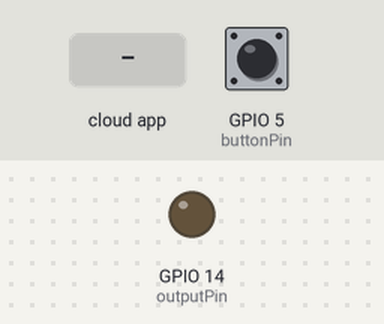
The sketch below on a simulated ESP8266 (NodeMCU). Parts: output pins drawn as LEDs (lit = HIGH). Inputs (shaded band) come from the test bench; at power-on: GPIO 5 (buttonPin) HIGH. WiFi joins after 1.5 s; servers stay silent unless stated; what the sketch prints to the serial monitor is not drawn.

Above: at 2.7 s.
2.8 s: GPIO 5 (buttonPin) pulled LOW for 0.15 s
At 2.87 s:
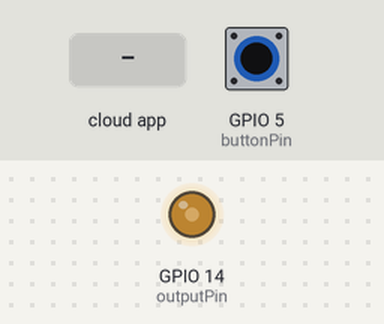
4.4 s: the phone or cloud app sets XXXXXXXXXXxxxxxxxxxxxxxx to 1
At 5.6 s:
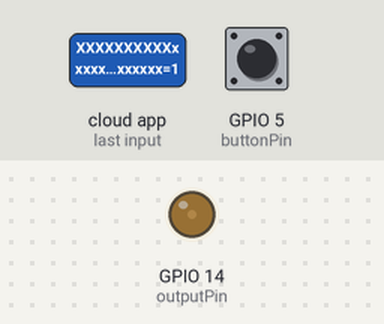
5.9 s: the phone or cloud app sets XXXXXXXXXXxxxxxxxxxxxxxx to 0
At 7.0 s:
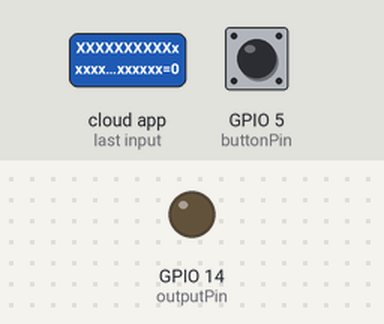
7.4 s: GPIO 5 (buttonPin) pulled LOW for 3.2 s
At 8.2 s:
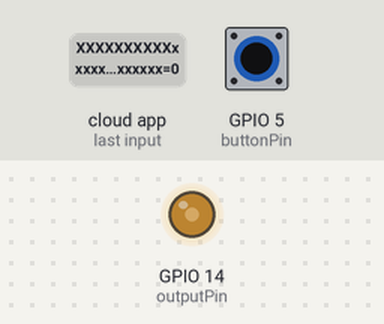
Timing chart, 0 to 12.1 s (numbered marks = the images above; inputs shaded):
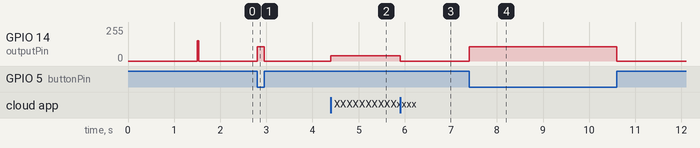

The sketch:

Alexa-DC-Dimmer.ino
```cpp
#include <RBDdimmer.h>

/*
 * If you encounter any issues:
 * - check the readme.md at https://github.com/sinricpro/esp8266-esp32-sdk/blob/master/README.md
 * - ensure all dependent libraries are installed
 *   - see https://github.com/sinricpro/esp8266-esp32-sdk/blob/master/README.md#arduinoide
 *   - see https://github.com/sinricpro/esp8266-esp32-sdk/blob/master/README.md#dependencies
 * - open serial monitor and check whats happening
 * - check full user documentation at https://sinricpro.github.io/esp8266-esp32-sdk
 * - visit https://github.com/sinricpro/esp8266-esp32-sdk/issues and check for existing issues or open a new one
 */

// Uncomment the following line to enable serial debug output
//#define ENABLE_DEBUG

#ifdef ENABLE_DEBUG
       #define DEBUG_ESP_PORT Serial
       #define NODEBUG_WEBSOCKETS
       #define NDEBUG
#endif

#include <Arduino.h>
#ifdef ESP8266
       #include <ESP8266WiFi.h>
#endif
#ifdef ESP32
       #include <WiFi.h>
#endif

#include "SinricPro.h"
#include "SinricProDimSwitch.h"

 /*   |**************************************IMPORTANT******************************************|
  *   |                                                                                         |
  *   |                             LIBRARY NODEMCU VERSION 2.5.0                               |
  *   |                                                                                         |
  *   |*****************************************************************************************|
  *
  */


//----------------------------------------------------------CHANGABLE-------------------------------------------------------------------------------------------
#define outputPin         14      //D5 on NodeMCU
#define zerocross         12      //D6 on NodeMCU  // for boards with CHANGEBLE input pins
#define buttonPin         5       //D1 on NodeMCU

const int maxBrightOffline = 60;       // Max % brightness if offline
const int maxBright = 60;               // Max % brightness
const int threshold = 15;               // Min % brightness
const int brightOn = 1;
unsigned long debounceDelay = 2000;     // To prevent double signal


#define WIFI_SSID         "xxxxxxxxx"
#define WIFI_PASS         "xxxxxxxxx"
#define APP_KEY           "xxxxxxxx-xxxx-xxxx-xxxx-xxxxxxxxxxxx"                                        // Get an APP KEY on Sinric.com
#define APP_SECRET        "xxxxxxxx-xxxx-xxxx-xxxx-xxxxxxxxxxxx-xxxxxxxx-xxxx-xxxx-xxxx-xxxxxxxxxxxx"   // Get an APP SECRET on Sinric.com
#define DIMSWITCH_ID      "XXXXXXXXXXxxxxxxxxxxxxxx"                                                    // Get a DEVICE ID on Sinric.com
#define BAUD_RATE         9600                                                                          // Change baudrate to your need
//--------------------------------------------------------------------------------------------------------------------------------------------------------------


int buttonState = 0;
int lastButtonState = 0;
bool universalState = true;
bool connectionLost = true;
dimmerLamp dimmer(outputPin, zerocross);

struct {
  bool powerState = false;
  int powerLevel = 0;
} device_state;

bool onPowerState(const String &deviceId, bool &state) {
  device_state.powerState = state;
  universalState = bool(state);
  int val = int(map(device_state.powerLevel,0,100,threshold, maxBright));
  //dimmer.setPower(state?val:threshold);
  dimmer.setPower(state?val:0);

  Serial.printf("Device %s power turned %s \r\n", deviceId.c_str(), state?"on":"off");
  return true; // request handled properly
}

bool onPowerLevel(const String &deviceId, int &powerLevel) {
  device_state.powerLevel = powerLevel;
  //device_state.powerState = true;
  SinricProDimSwitch &myDimSwitch = SinricPro[DIMSWITCH_ID];
  int val = int(map(device_state.powerLevel,0,100,threshold, maxBright));

  dimmer.setPower(val);
  Serial.printf("Device %s power level changed to %d\r\n", deviceId.c_str(), device_state.powerLevel);
  return true;
}


bool onAdjustPowerLevel(const String &deviceId, int &levelDelta) {
  SinricProDimSwitch &myDimSwitch = SinricPro[DIMSWITCH_ID];
  int value = device_state.powerLevel + levelDelta;
  if(value < 100 && value > 0){
    device_state.powerLevel += levelDelta;
    int val = int(map(value,0,100,threshold, maxBright));
    dimmer.setPower(val);
    Serial.printf("Device %s power level changed about %i to %d\r\n", deviceId.c_str(), levelDelta, device_state.powerLevel);
    levelDelta = device_state.powerLevel;
    return true;
  }else{
    if(value >= 100){
      device_state.powerLevel = 100;
      dimmer.setPower(maxBright);
      Serial.printf("Device %s power level changed about %i to %d, raising max\r\n", deviceId.c_str(), levelDelta, device_state.powerLevel);
      levelDelta = 100;
      return true;
    }
    else if (value <= 0){
      device_state.powerLevel= brightOn;
      dimmer.setPower(0);
      Serial.printf("Device %s power level changed about %i to %d, turning off\r\n", deviceId.c_str(), levelDelta, device_state.powerLevel);
      levelDelta = brightOn;
      return true;
    }
  }
}

void setupWiFi() {
  Serial.printf("\r\n[Wifi]: Connecting");
  WiFi.begin(WIFI_SSID, WIFI_PASS);
  WiFi.setAutoConnect (true);
  WiFi.setAutoReconnect (true);
  while (WiFi.status() != WL_CONNECTED) {
    Serial.printf(".");
    delay(250);
  }
  IPAddress localIP = WiFi.localIP();
  Serial.printf("connected!\r\n[WiFi]: IP-Address is %d.%d.%d.%d\r\n", localIP[0], localIP[1], localIP[2], localIP[3]);
}

void setupSinricPro() {
  SinricProDimSwitch &myDimSwitch = SinricPro[DIMSWITCH_ID];
  myDimSwitch.onPowerState(onPowerState);
  myDimSwitch.onPowerLevel(onPowerLevel);
  myDimSwitch.onAdjustPowerLevel(onAdjustPowerLevel);
  SinricPro.begin(APP_KEY, APP_SECRET);
  SinricPro.onConnected([](){
    Serial.printf("Connected to SinricPro\r\n");
    connectionLost = false;
    SinricProDimSwitch &myDimSwitch = SinricPro[DIMSWITCH_ID];
    myDimSwitch.sendPowerStateEvent(universalState);
    Serial.println("Data updated");
  });
  SinricPro.onDisconnected([](){
    connectionLost = true;
    Serial.printf("Disconnected from SinricPro\r\n");
  });
}

void syncFunc(){
  SinricProDimSwitch &myDimSwitch = SinricPro[DIMSWITCH_ID];
  int value = (buttonState ? 100 : 0);
  int val = int(map(value,0,100,threshold, maxBright));
  myDimSwitch.sendPowerLevelEvent(maxBright);
  myDimSwitch.sendPowerStateEvent(buttonState);
  dimmer.setPower(val);
}

void setup() {
  pinMode(buttonPin, INPUT_PULLUP);
  buttonState = digitalRead(buttonPin);
  Serial.begin(BAUD_RATE); Serial.printf("\r\n\r\n");
  dimmer.begin(NORMAL_MODE, ON);
  dimmer.setPower(0);

  setupWiFi();
  setupSinricPro();
  syncFunc();
}

void loop() {
  SinricPro.handle();
  buttonState = digitalRead(buttonPin);
  button();
}

unsigned long lastDebounceTime = 0;
bool updated = true;

void button()
{
 uploadData();
 if(buttonState != lastButtonState )
 {
  if(!connectionLost){
    universalState = !universalState;
    Serial.printf("Device power turned %s manually\r\n", universalState?"on":"off");
    int val = int(map(device_state.powerLevel,0,100,threshold, maxBright));
    //dimmer.setPower(universalState?val:threshold);
    dimmer.setPower(universalState?val:0);
    lastDebounceTime = millis();
    updated = false;
  }else{
    universalState = !universalState;
    Serial.printf("Device power turned %s manually (no connection)\r\n", universalState?"on":"off");
    int val = int(map(maxBrightOffline,0,100,threshold, maxBright));
    //dimmer.setPower(universalState? val : threshold);
    dimmer.setPower(universalState? val : 0);
    WiFi.reconnect();
  }
 }
    lastButtonState = buttonState;
}

void uploadData(){
  if (((millis() - lastDebounceTime) > debounceDelay) && !updated && !connectionLost) {
      SinricProDimSwitch &myDimSwitch = SinricPro[DIMSWITCH_ID];
      myDimSwitch.sendPowerStateEvent(universalState);
      Serial.printf("Device power updated\r\n");
      updated = true;
    }
}
```

Measured:
- after the input at 2.8 s, GPIO 14 (outputPin): 0/255 → 107/255 at once, → 0/255 0.15 s later
- after the input at 4.4 s, GPIO 14 (outputPin): 0/255 → 38/255 at once
- after the input at 5.9 s, GPIO 14 (outputPin): 38/255 → 0/255 at once
- after the input at 7.4 s, GPIO 14 (outputPin): 0/255 → 107/255 at once, → 0/255 3.2 s later
